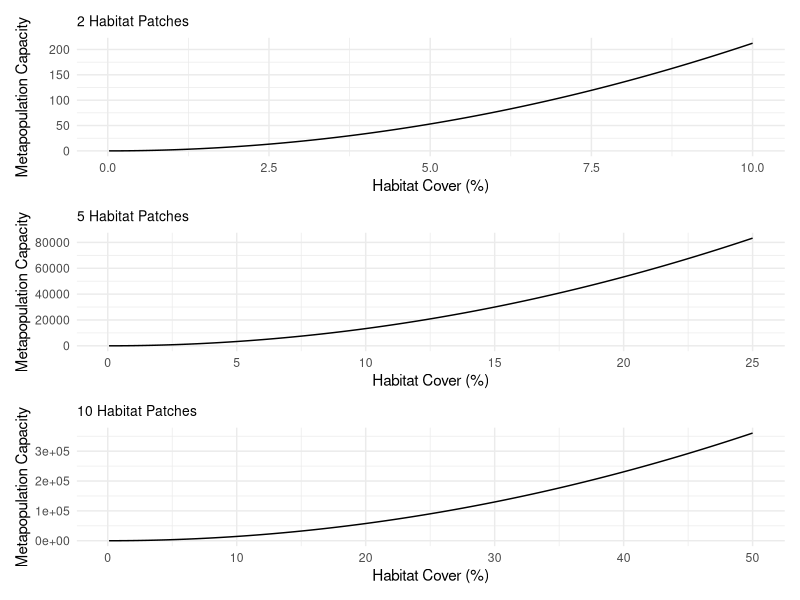
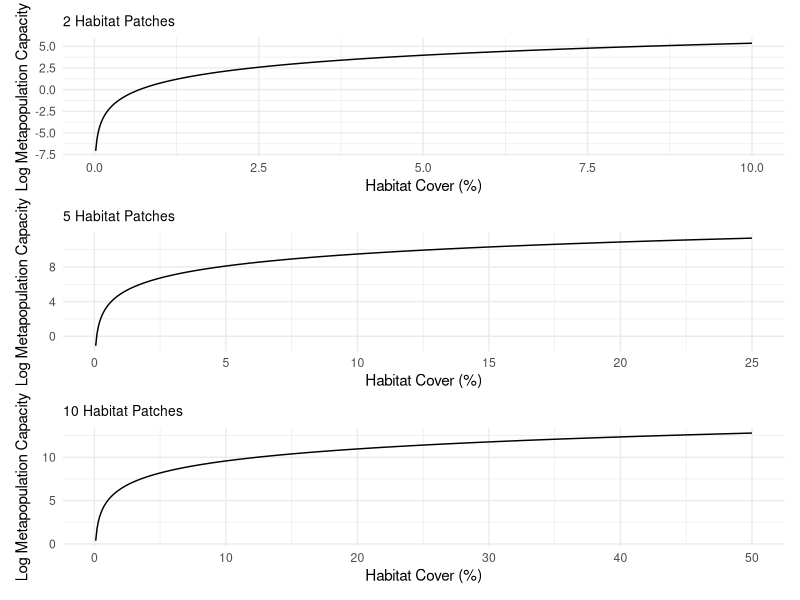
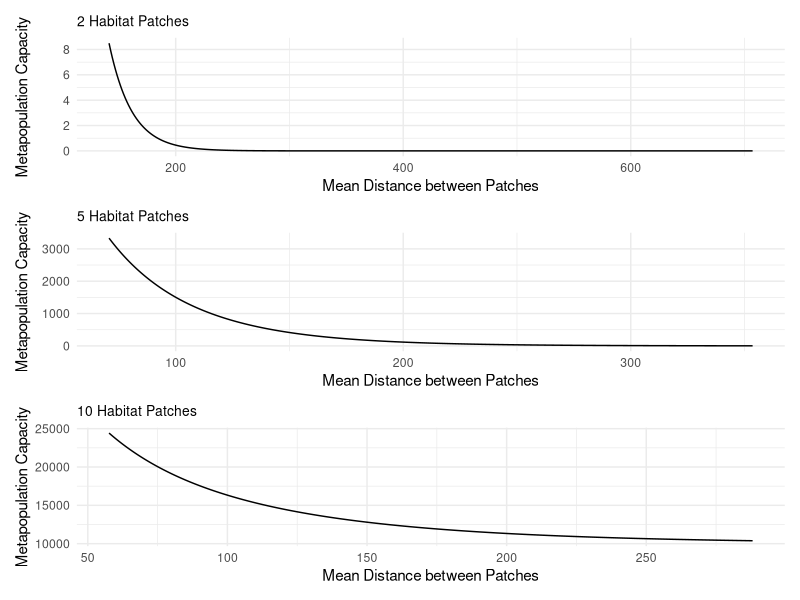
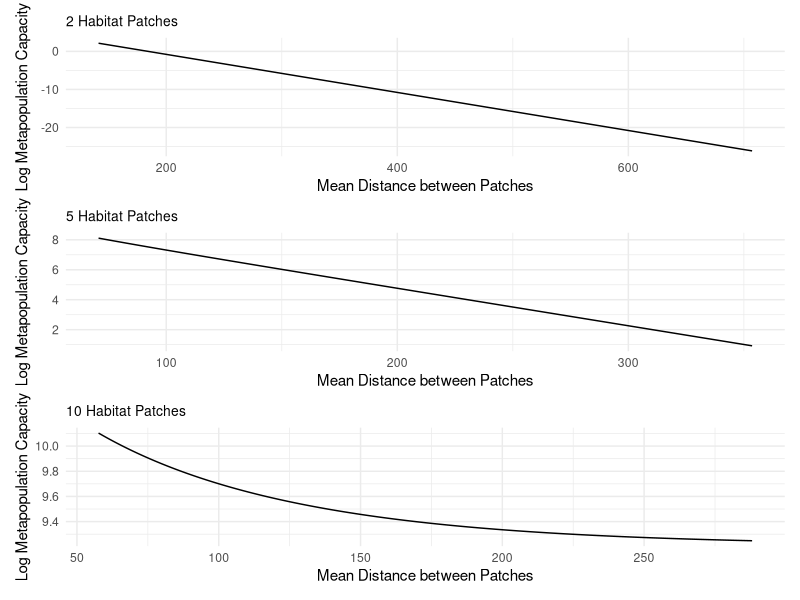
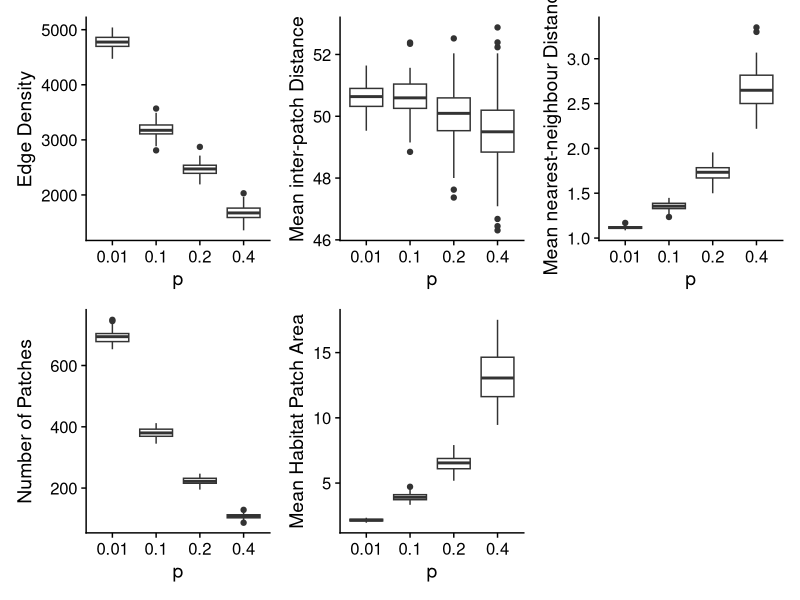
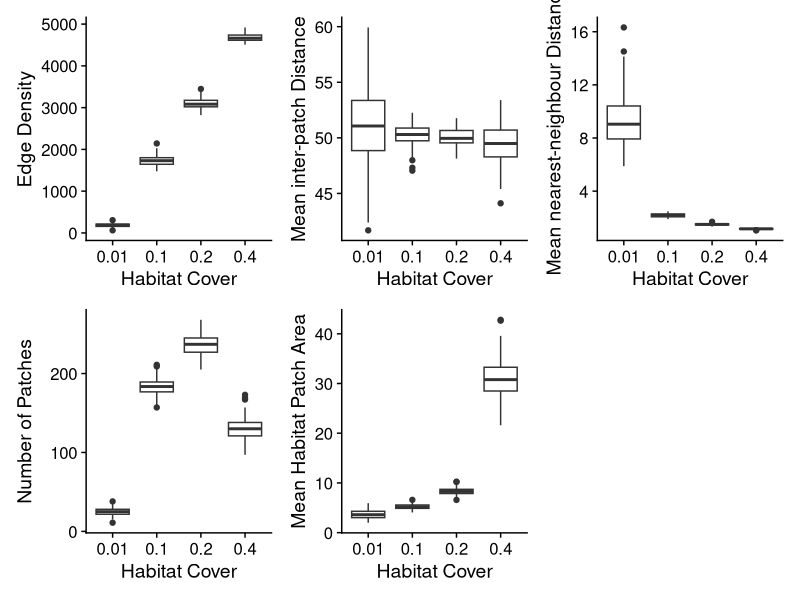

The R script that drew these images, in order:
## ---- chunk 1


rm(list = ls())

library(tidyverse)
library(patchwork)


# Generate and Plot Habitat Patches ---------------------------------------


# Define 10 equally spaced habitat patches
points_10 <- data.frame(
  x = seq(0, 100, length.out = 10),
  y = seq(0, 100, length.out = 10)
)

# Define 5 equally spaced habitat patches
points_5 <- data.frame(
  x = seq(0, 100, length.out = 5),
  y = seq(0, 100, length.out = 5)
)

# Define 2 equally spaced habitat patches
points_2 <- data.frame(
  x = seq(0, 100, length.out = 2),
  y = seq(0, 100, length.out = 2)
)



# Calculate Metapopulation Capacity ---------------------------------------

# Set alpha
alpha <- 0.05  # change as needed

distance_matrix_2 <- as.matrix(dist(points_2))
distance_matrix_5 <- as.matrix(dist(points_5))
distance_matrix_10 <- as.matrix(dist(points_10))

# Number of patches
n_patches_2 <- nrow(points_2)
n_patches_5 <- nrow(points_5)
n_patches_10 <- nrow(points_10)

# Create results dataframe
results_2 <- data.frame(
  habitat_area = numeric(),
  metapop_cap = numeric()
)
results_5 <- data.frame(
  habitat_area = numeric(),
  metapop_cap = numeric()
)
results_10 <- data.frame(
  habitat_area = numeric(),
  metapop_cap = numeric()
)


# Loop from habitat area 1 to 500 for 2 patches
for (a in 1:500) {
  
  # generate area matrix
  area_matrix <- matrix(a^2, nrow = n_patches_2, ncol = n_patches_2)
  
  dispersal_matrix <- exp(-alpha * distance_matrix_2)
  
  diag(dispersal_matrix) <- 0 # set diagonal back to 0
  
  # multiply dispersal matrix by area matrix
  connectivity_matrix <- area_matrix * dispersal_matrix
  
  # extract eigenvalues
  eig <- eigen(connectivity_matrix)
  
  # find the leading eigenvalue
  leading_eig <- eig$values[1]
  
  # update results
  results_2 <- rbind(results_2, data.frame(habitat_area = a, metapop_cap = leading_eig))
}


# Loop from habitat area 1 to 500 for 5 patches
for (a in 1:500) {
  
  # generate area matrix
  area_matrix <- matrix(a^2, nrow = n_patches_5, ncol = n_patches_5)
  
  dispersal_matrix <- exp(-alpha * distance_matrix_5)
  
  diag(dispersal_matrix) <- 0 # set diagonal back to 0
  
  # multiply dispersal matrix by area matrix
  connectivity_matrix <- area_matrix * dispersal_matrix
  
  # extract eigenvalues
  eig <- eigen(connectivity_matrix)
  
  # find the leading eigenvalue
  leading_eig <- eig$values[1]
  
  # update results
  results_5 <- rbind(results_5, data.frame(habitat_area = a, metapop_cap = leading_eig))
}



# Loop from habitat area 1 to 500 for 10 patches
for (a in 1:500) {
  
  # generate area matrix
  area_matrix <- matrix(a^2, nrow = n_patches_10, ncol = n_patches_10)
  
  
  dispersal_matrix <- exp(-alpha * distance_matrix_10)
  
  diag(dispersal_matrix) <- 0 # set diagonal back to 0
  
  # multiply dispersal matrix by area matrix# Step 3: Connectivity matrix = area * dispersal
  connectivity_matrix <- area_matrix * dispersal_matrix
  
  # extract eigenvalues
  eig <- eigen(connectivity_matrix)
  
  # find the leading eigenvalue
  leading_eig <- eig$values[1]
  
  # update results
  results_10 <- rbind(results_10, data.frame(habitat_area = a, metapop_cap = leading_eig))
}







# Plot Graphs -------------------------------------------------------------

results_2$habitat_cover <- ((results_2$habitat_area * 2)/(100*100)) *100
results_5$habitat_cover <- ((results_5$habitat_area * 5)/(100*100)) *100
results_10$habitat_cover <- ((results_10$habitat_area * 10)/(100*100)) *100


# Plot Metapopulation Capacity

mp_1 <- ggplot(results_2, aes(x = habitat_cover, y = metapop_cap)) +
  geom_line() +
  labs(
    title = "2 Habitat Patches",
    x = "Habitat Cover (%)",
    y = "Metapopulation Capacity"
  ) +
  theme_minimal() +
  theme(
    plot.title = element_text(size = 10, face = "plain")
  )

mp_2 <- ggplot(results_5, aes(x = habitat_cover, y = metapop_cap)) +
  geom_line() +
  labs(
    title = "5 Habitat Patches",
    x = "Habitat Cover (%)",
    y = "Metapopulation Capacity"
  ) +
  theme_minimal() +
  theme(
    plot.title = element_text(size = 10, face = "plain")
  )

mp_3 <- ggplot(results_10, aes(x = habitat_cover, y = metapop_cap)) +
  geom_line() +
  labs(
    title = "10 Habitat Patches",
    x = "Habitat Cover (%)",
    y = "Metapopulation Capacity"
  ) +
  theme_minimal() +
  theme(
    plot.title = element_text(size = 10, face = "plain")
  )
  

mp_1 / mp_2 / mp_3


## ---- chunk 2


# Plot log metapopulation capacity

log_mp_1 <- ggplot(results_2, aes(x = habitat_cover, y = log(metapop_cap))) +
  geom_line() +
  labs(
    title = "2 Habitat Patches",
    x = "Habitat Cover (%)",
    y = "Log Metapopulation Capacity"
  ) +
  theme_minimal() +
  theme(
    plot.title = element_text(size = 10, face = "plain")
  )

log_mp_2 <- ggplot(results_5, aes(x = habitat_cover, y = log(metapop_cap))) +
  geom_line() +
  labs(
    title = "5 Habitat Patches",
    x = "Habitat Cover (%)",
    y = "Log Metapopulation Capacity"
  ) +
  theme_minimal() +
  theme(
    plot.title = element_text(size = 10, face = "plain")
  )

log_mp_3 <- ggplot(results_10, aes(x = habitat_cover, y = log(metapop_cap))) +
  geom_line() +
  labs(
    title = "10 Habitat Patches",
    x = "Habitat Cover (%)",
    y = "Log Metapopulation Capacity"
  ) +
  theme_minimal() +
  theme(
    plot.title = element_text(size = 10, face = "plain")
  )


log_mp_1 / log_mp_2 / log_mp_3



## ---- chunk 3



rm(list = ls())

library(tidyverse)
library(patchwork)


# Generate and Plot Habitat Patches ---------------------------------------


# Define 10 equally spaced habitat patches
points_10 <- data.frame(
  x = seq(0, 100, length.out = 10),
  y = seq(0, 100, length.out = 10)
)

# Define 5 equally spaced habitat patches
points_5 <- data.frame(
  x = seq(0, 100, length.out = 5),
  y = seq(0, 100, length.out = 5)
)

# Define 2 equally spaced habitat patches
points_2 <- data.frame(
  x = seq(0, 100, length.out = 2),
  y = seq(0, 100, length.out = 2)
)



# Calculate Metapopulation Capacity ---------------------------------------

# Set alpha
alpha <- 0.05  

# Number of patches
n_patches_2 <- nrow(points_2)
n_patches_5 <- nrow(points_5)
n_patches_10 <- nrow(points_10)

distance_matrix_2 <- as.matrix(dist(points_2))
distance_matrix_5 <- as.matrix(dist(points_5))
distance_matrix_10 <- as.matrix(dist(points_10))

# Create results dataframe
results_2 <- data.frame(
  mean_distance = numeric(),
  metapop_cap = numeric()
)
results_5 <- data.frame(
  mean_distance = numeric(),
  metapop_cap = numeric()
)
results_10 <- data.frame(
  mean_distance = numeric(),
  metapop_cap = numeric()
)

# set area to 100 units
a <- 100

# Loop from distance multiplier of 1 to 500
for (d in seq(1, 5, by = 0.01)) {
  
  # generate area matrix
  area_matrix <- matrix(a^2, nrow = n_patches_2, ncol = n_patches_2)
  
  scaled_distance_matrix <- distance_matrix_2 *d
  
  dispersal_matrix <- exp(-alpha * scaled_distance_matrix)
  
  diag(dispersal_matrix) <- 0 # set diagonal back to 0
  
  # multiply dispersal matrix by area matrix
  connectivity_matrix <- area_matrix * dispersal_matrix
  
  # extract eigenvalues
  eig <- eigen(connectivity_matrix)
  
  # find the leading eigenvalue
  leading_eig <- eig$values[1]
  
  # calculate mean distance
  dist_vector <- scaled_distance_matrix[lower.tri(scaled_distance_matrix)]
  mean_distance <- mean(dist_vector)
  
  # update results
  results_2 <- rbind(results_2, data.frame(mean_distance = mean_distance, metapop_cap = leading_eig))
}


# Loop from distance multiplier of 1 to 500
for (d in seq(1, 5, by = 0.01)) {
  
  # generate area matrix
  area_matrix <- matrix(a^2, nrow = n_patches_5, ncol = n_patches_5)
  
  distance_matrix <- distance_matrix_5 *d
  
  dispersal_matrix <- exp(-alpha * distance_matrix)
  
  diag(dispersal_matrix) <- 0 # set diagonal back to 0
  
  # multiply dispersal matrix by area matrix
  connectivity_matrix <- area_matrix * dispersal_matrix
  
  # extract eigenvalues
  eig <- eigen(connectivity_matrix)
  
  # find the leading eigenvalue
  leading_eig <- eig$values[1]
  
  # calculate mean distance
  dist_vector <- distance_matrix[lower.tri(distance_matrix)]
  mean_distance <- mean(dist_vector)
  
  # update results
  results_5 <- rbind(results_5, data.frame(mean_distance = mean_distance, metapop_cap = leading_eig))
}




# Loop from distance multiplier of 1 to 500
for (d in seq(1, 5, by = 0.01)) {
  
  # generate area matrix
  area_matrix <- matrix(a^2, nrow = n_patches_10, ncol = n_patches_10)
  
  distance_matrix <- distance_matrix_10 *d
  
  dispersal_matrix <- exp(-alpha * distance_matrix)
  
  # multiply dispersal matrix by area matrix
  connectivity_matrix <- area_matrix * dispersal_matrix
  
  # extract eigenvalues
  eig <- eigen(connectivity_matrix)
  
  # find the leading eigenvalue
  leading_eig <- eig$values[1]
  
  # calculate mean distance
  dist_vector <- distance_matrix[lower.tri(distance_matrix)]
  mean_distance <- mean(dist_vector)
  
  # update results
  results_10 <- rbind(results_10, data.frame(mean_distance = mean_distance, metapop_cap = leading_eig))
}







# Plot Graphs -------------------------------------------------------------


# Plot Metapopulation Capacity

mp_1 <- ggplot(results_2, aes(x = mean_distance, y = metapop_cap)) +
  geom_line() +
  labs(
    title = "2 Habitat Patches",
    x = "Mean Distance between Patches",
    y = "Metapopulation Capacity"
  ) +
  theme_minimal() +
  theme(
    plot.title = element_text(size = 10, face = "plain")
  )

mp_2 <- ggplot(results_5, aes(x = mean_distance, y = metapop_cap)) +
  geom_line() +
  labs(
    title = "5 Habitat Patches",
    x = "Mean Distance between Patches",
    y = "Metapopulation Capacity"
  ) +
  theme_minimal() +
  theme(
    plot.title = element_text(size = 10, face = "plain")
  )

mp_3 <- ggplot(results_10, aes(x = mean_distance, y = metapop_cap)) +
  geom_line() +
  labs(
    title = "10 Habitat Patches",
    x = "Mean Distance between Patches",
    y = "Metapopulation Capacity"
  ) +
  theme_minimal() +
  theme(
    plot.title = element_text(size = 10, face = "plain")
  )


mp_1 / mp_2 / mp_3

## ---- chunk 4

# Plot log metapopulation capacity

log_mp_1 <- ggplot(results_2, aes(x = mean_distance, y = log(metapop_cap))) +
  geom_line() +
  labs(
    title = "2 Habitat Patches",
    x = "Mean Distance between Patches",
    y = "Log Metapopulation Capacity"
  ) +
  theme_minimal() +
  theme(
    plot.title = element_text(size = 10, face = "plain")
  )

log_mp_2 <- ggplot(results_5, aes(x = mean_distance, y = log(metapop_cap))) +
  geom_line() +
  labs(
    title = "5 Habitat Patches",
    x = "Mean Distance between Patches",
    y = "Log Metapopulation Capacity"
  ) +
  theme_minimal() +
  theme(
    plot.title = element_text(size = 10, face = "plain")
  )

log_mp_3 <- ggplot(results_10, aes(x = mean_distance, y = log(metapop_cap))) +
  geom_line() +
  labs(
    title = "10 Habitat Patches",
    x = "Mean Distance between Patches",
    y = "Log Metapopulation Capacity"
  ) +
  theme_minimal() +
  theme(
    plot.title = element_text(size = 10, face = "plain")
  )


log_mp_1 / log_mp_2 / log_mp_3



## ---- chunk 5

rm(list = ls())

library(tidyverse)
library(cowplot)
library(patchwork)

df <- read.csv("Results_Folder/Exploring Metapopulation Capacity/Configuration Distance Relationship/config_dist_summary.csv")

p1 <- ggplot(df, aes(x = as.factor(p), y = edge_density)) +
  geom_boxplot() +
  labs(x = "p", y = "Edge Density") +
  theme_minimal() +
  theme(axis.text.x = element_text(angle = 45, hjust = 1)) +
  theme_cowplot()

p2 <- ggplot(df, aes(x = as.factor(p), y = mean_distance )) +
  geom_boxplot() +
  labs(x = "p", y = "Mean inter-patch Distance") +
  theme_minimal() +
  theme(axis.text.x = element_text(angle = 45, hjust = 1)) +
  theme_cowplot()

p3 <- ggplot(df, aes(x = as.factor(p), y = mean_nearest_distance )) +
  geom_boxplot() +
  labs(x = "p", y = "Mean nearest-neighbour Distance") +
  theme_minimal() +
  theme(axis.text.x = element_text(angle = 45, hjust = 1)) +
  theme_cowplot()

p4 <- ggplot(df, aes(x = as.factor(p), y = num_patches )) +
  geom_boxplot() +
  labs(x = "p", y = "Number of Patches") +
  theme_minimal() +
  theme(axis.text.x = element_text(angle = 45, hjust = 1)) +
  theme_cowplot()

p5 <- ggplot(df, aes(x = as.factor(p), y = mean_patch_area )) +
  geom_boxplot() +
  labs(x = "p", y = "Mean Habitat Patch Area") +
  theme_minimal() +
  theme(axis.text.x = element_text(angle = 45, hjust = 1)) +
  theme_cowplot()

p1 + p2 + p3 + p4 + p5


## ---- chunk 6


rm(list = ls())

library(tidyverse)
library(cowplot)
library(patchwork)

df <- read.csv("Results_Folder/Exploring Metapopulation Capacity/Cover Distance Relationship/cover_dist_summary.csv")

p1 <- ggplot(df, aes(x = as.factor(ai), y = edge_density)) +
  geom_boxplot() +
  labs(x = "Habitat Cover", y = "Edge Density") +
  theme_minimal() +
  theme(axis.text.x = element_text(angle = 45, hjust = 1)) +
  theme_cowplot()

p2 <- ggplot(df, aes(x = as.factor(ai), y = mean_distance )) +
  geom_boxplot() +
  labs(x = "Habitat Cover", y = "Mean inter-patch Distance") +
  theme_minimal() +
  theme(axis.text.x = element_text(angle = 45, hjust = 1)) +
  theme_cowplot()

p3 <- ggplot(df, aes(x = as.factor(ai), y = mean_nearest_distance )) +
  geom_boxplot() +
  labs(x = "Habitat Cover", y = "Mean nearest-neighbour Distance") +
  theme_minimal() +
  theme(axis.text.x = element_text(angle = 45, hjust = 1)) +
  theme_cowplot()

p4 <- ggplot(df, aes(x = as.factor(ai), y = num_patches )) +
  geom_boxplot() +
  labs(x = "Habitat Cover", y = "Number of Patches") +
  theme_minimal() +
  theme(axis.text.x = element_text(angle = 45, hjust = 1)) +
  theme_cowplot()

p5 <- ggplot(df, aes(x = as.factor(ai), y = mean_patch_area )) +
  geom_boxplot() +
  labs(x = "Habitat Cover", y = "Mean Habitat Patch Area") +
  theme_minimal() +
  theme(axis.text.x = element_text(angle = 45, hjust = 1)) +
  theme_cowplot()

p1 + p2 + p3 + p4 + p5


